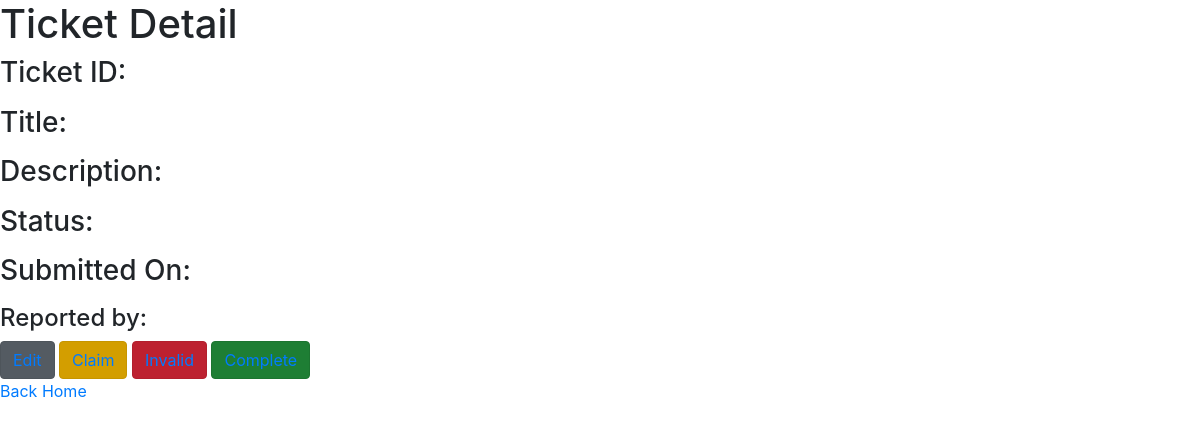
Before: /ticket/6/ (signed in) with the older database file.
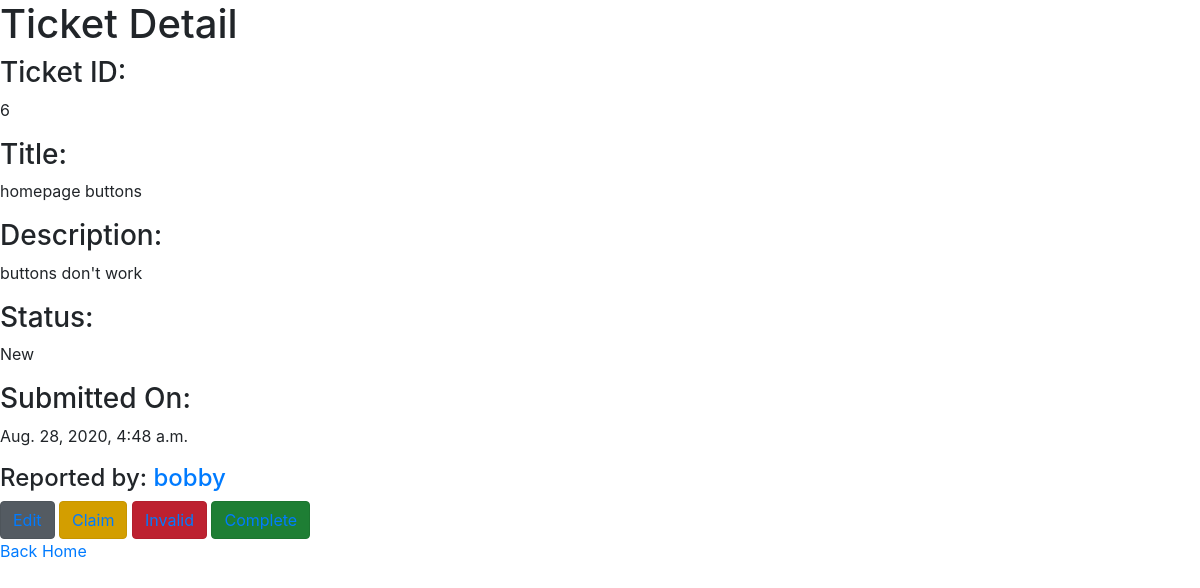
After: the same page with the newer database file.
### bugtracker_app/models.py (models this page shows, shortened)
class Ticket(models.Model):
    class StatusChoices(models.TextChoices):
        NEW = 'New',
        IN_PROGRESS = 'In Progress',
        DONE = 'Done',
        INVALID = 'Invalid',
    title = models.CharField(max_length=90)
    time_submitted = models.DateTimeField(
        default=now, editable=False)
    description = models.TextField(max_length=255)
    createdby = models.ForeignKey(
        CustomUserModel, null=True, on_delete=models.CASCADE, related_name='createdby')
    status = models.CharField(
        max_length=32,
        choices=StatusChoices.choices,
        default=StatusChoices.NEW
    )
    assignedto = models.ForeignKey(
        CustomUserModel, null=True, default=None, on_delete=models.CASCADE, related_name='assignedto')
    completedby = models.ForeignKey(
        CustomUserModel, blank=True, null=True, default=None, on_delete=models.CASCADE, related_name='completedby')
    class Meta:
        unique_together = ['title', 'description']

### customuser_app/models.py (models this page shows)
class CustomUserModel(AbstractUser):
    displayname = models.CharField(max_length=90, blank=True, null=True)
    REQUIRED_FIELDS = ['displayname']
    def __str__(self):
        return self.username

### bugtracker_app/views.py (the view)
# urls.py: path('ticket/<int:ticket_id>/', views.ticket_detail_view, name='ticketdetail'),
@login_required
def ticket_detail_view(request, ticket_id):
    ticket_detail_objs = Ticket.objects.filter(id=ticket_id).first()
    return render(request, 'ticket_detail.html', {"ticket_detail_objs": ticket_detail_objs})

### templates/ticket_detail.html (shortened to what this page needs)
{% extends 'base.html' %}
{% block content %}
<h1>Ticket Detail</h1>
<h3>Ticket ID: </h3><p>{{ ticket_detail_objs.id }}</p>
<h3>Title: </h3><p>{{ ticket_detail_objs.title }}</p>
<h3>Description: </h3><p>{{ ticket_detail_objs.description }}</p>
<h3>Status: </h3><p>{{ ticket_detail_objs.status }}</p>
<h3>Submitted On: </h3><p>{{ ticket_detail_objs.time_submitted }}</p>
<h4>Reported by: <a href="{% url 'userticketlist' ticket_detail_objs.createdby %}">{{ticket_detail_objs.createdby}}</a></h4>
<button type="button" class="btn btn-secondary active"><a href="{% url 'edit' ticket_detail_objs.id %}">Edit</a></button>
<button type="button" class="btn btn-warning active"><a href="{% url 'claim' ticket_detail_objs.id %}">Claim</a></button>
<button type="button" class="btn btn-danger active"><a href="{% url 'invalid' ticket_detail_objs.id %}">Invalid</a></button>
<button type="button" class="btn btn-success active"><a href="{% url 'complete' ticket_detail_objs.id %}">Complete</a></button>
<div><a href="{% url 'homepage' %}">Back Home</a></div>
{% endblock %}

Changed rows visible on the page:
added Ticket: id "6", title "homepage buttons", description "buttons don't work", status "New", time_submitted "Aug. 28, 2020, 4:48 a.m.", createdby "bobby"
